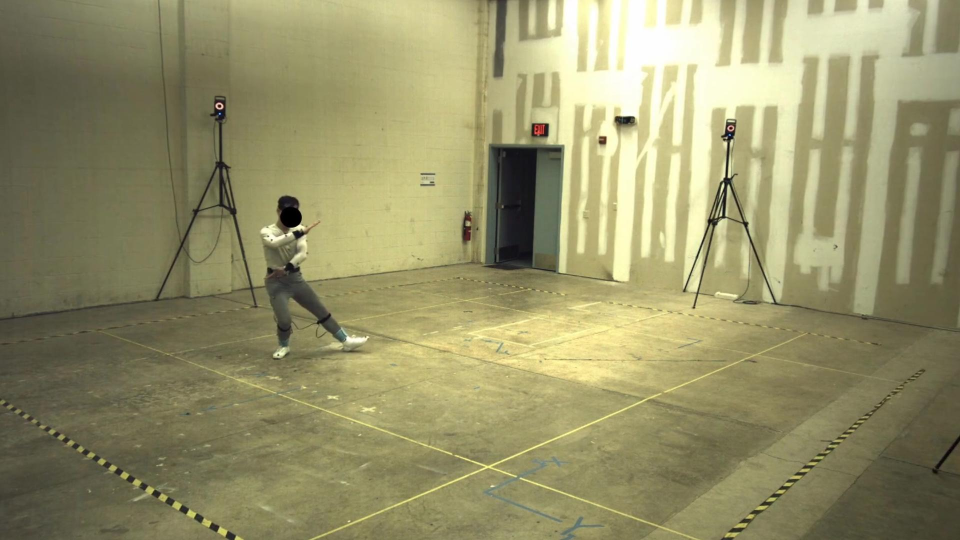
%> input picture im1corrected.jpg, 1920 x 1080 px (shown at 1/2 size)
$ octave topdown.m   (GNU Octave 9; MATLAB toolbox functions it lacks are replaced by stand-ins)
%> lines starting %> are read from the running program, lines starting %| are printed output that depends on the picture
% Accurate top-down floor view using both calibrated images

clear; clc;

% Load images and camera calibration
im1 = imread('im1corrected.jpg');
%> im1 is the input picture: size 1080x1920x3 uint8; mean R, G, B 149.6, 145.9, 105.2
im2 = imread('im2corrected.jpg');
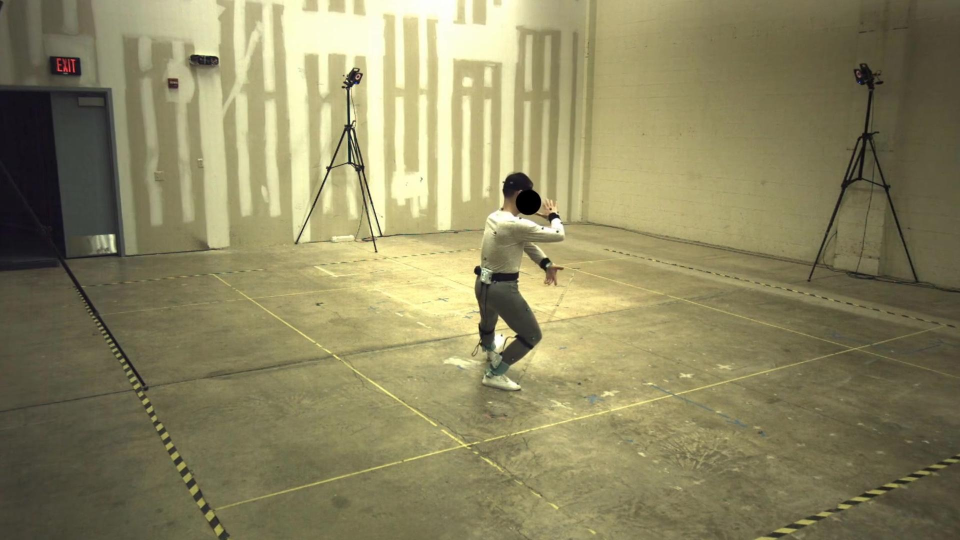
%> input picture im2corrected.jpg, 1920 x 1080 px (shown at 1/2 size)
%> im2 is the input picture: size 1080x1920x3 uint8; mean R, G, B 140.5, 134.6, 97.4

load('Parameters_V1_1.mat'); % loads struct Parameters
K1 = Parameters.Kmat; R1 = Parameters.Rmat;
C1 = Parameters.position(:); T1 = -R1*C1; P1 = K1*[R1,T1];

load('Parameters_V2_1.mat'); % loads struct Parameters
K2 = Parameters.Kmat; R2 = Parameters.Rmat;
C2 = Parameters.position(:); T2 = -R2*C2; P2 = K2*[R2,T2];

% Define metrically correct ground rectangle in mm
Xmin = -5000; Xmax = 5000;
Ymin = -5000; Ymax = 5000;
W = 2400; H = 2400; % output resolution

[Xg, Yg] = meshgrid(linspace(Xmin,Xmax,W), linspace(Ymin,Ymax,H));
Zg = zeros(size(Xg)); % Floor (Z=0)
pts3D = [Xg(:)'; Yg(:)'; Zg(:)'; ones(1,numel(Xg))];

% Project to both images
uv1 = P1 * pts3D; u1 = uv1(1,:)./uv1(3,:); v1 = uv1(2,:)./uv1(3,:);
uv2 = P2 * pts3D; u2 = uv2(1,:)./uv2(3,:); v2 = uv2(2,:)./uv2(3,:);

U1 = reshape(u1,H,W); V1 = reshape(v1,H,W);
U2 = reshape(u2,H,W); V2 = reshape(v2,H,W);

% Viewing direction for each pixel (from camera to ground point)
pts_floor = [Xg(:) Yg(:) Zg(:)];
dir_cam1 = pts_floor - C1'; % N x 3
dir_cam2 = pts_floor - C2';

% Floor normal is [0 0 1]
norm_floor = [0 0 1];

% Compute dot product (cosine of angle to floor normal)
dot1 = dir_cam1 * norm_floor'; % N x 1
dot2 = dir_cam2 * norm_floor';

% Reshape to grid
dot1 = reshape(dot1,H,W);
dot2 = reshape(dot2,H,W);

% For each pixel: choose best camera (max dot product, i.e., most direct view)
valid1 = (U1 > 1) & (U1 < size(im1,2)) & (V1 > 1) & (V1 < size(im1,1));
valid2 = (U2 > 1) & (U2 < size(im2,2)) & (V2 > 1) & (V2 < size(im2,1));

out = zeros(H, W, 3, 'uint8');
for c = 1:3
    % Sample images at projected coordinates
    warped1 = interp2(double(im1(:,:,c)), U1, V1, 'linear', 0);
    warped2 = interp2(double(im2(:,:,c)), U2, V2, 'linear', 0);

    % Blend logic:
    % 1) use camera that views more directly (max dot with floor normal)
    best1 = (valid1 & ((dot1 >= dot2) | ~valid2));
    best2 = (valid2 & ((dot2 > dot1) | ~valid1));
    both_valid = valid1 & valid2;

    fused = zeros(H,W);
    fused(best1) = warped1(best1);
    fused(best2) = warped2(best2);
    % If both valid and similar viewing angle, take average
    fused(both_valid & abs(dot1-dot2)<0.1*max(dot1(:))) = ...
        0.5*(warped1(both_valid & abs(dot1-dot2)<0.1*max(dot1(:))) + warped2(both_valid & abs(dot1-dot2)<0.1*max(dot1(:))));

    out(:,:,c) = uint8(fused);
end
%> this loop made 3 passes
%> pass 1, `warped1 = interp2(double(im1(:,:,c)), U1, V1, 'linear', 0);`:
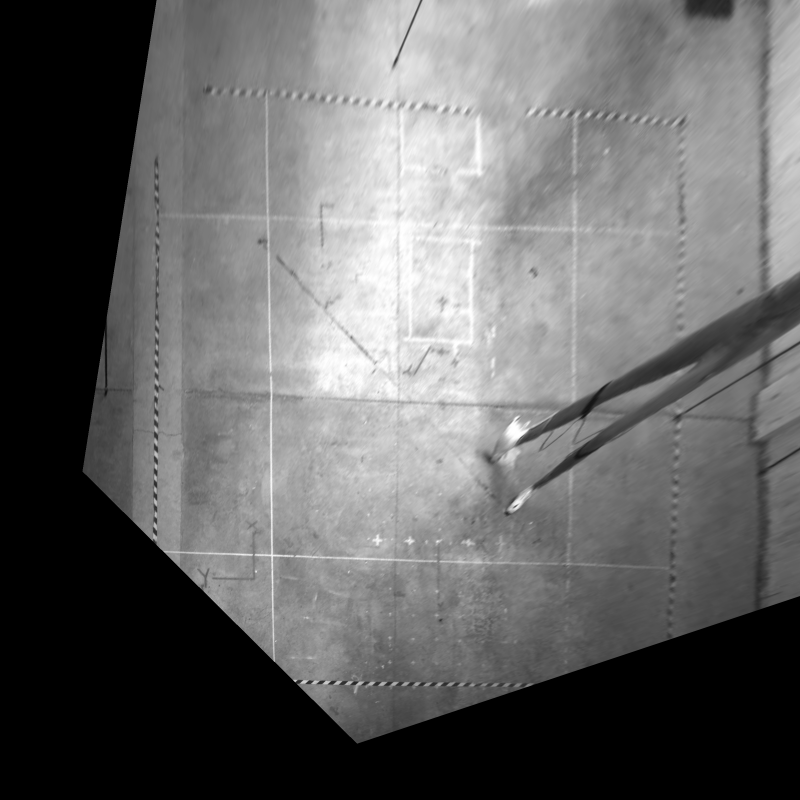
%> warped1: size 2400x2400 double (shown at 1/3 size); min 0, max 255, mean 102.4
%> pass 1, `warped2 = interp2(double(im2(:,:,c)), U2, V2, 'linear', 0);`:
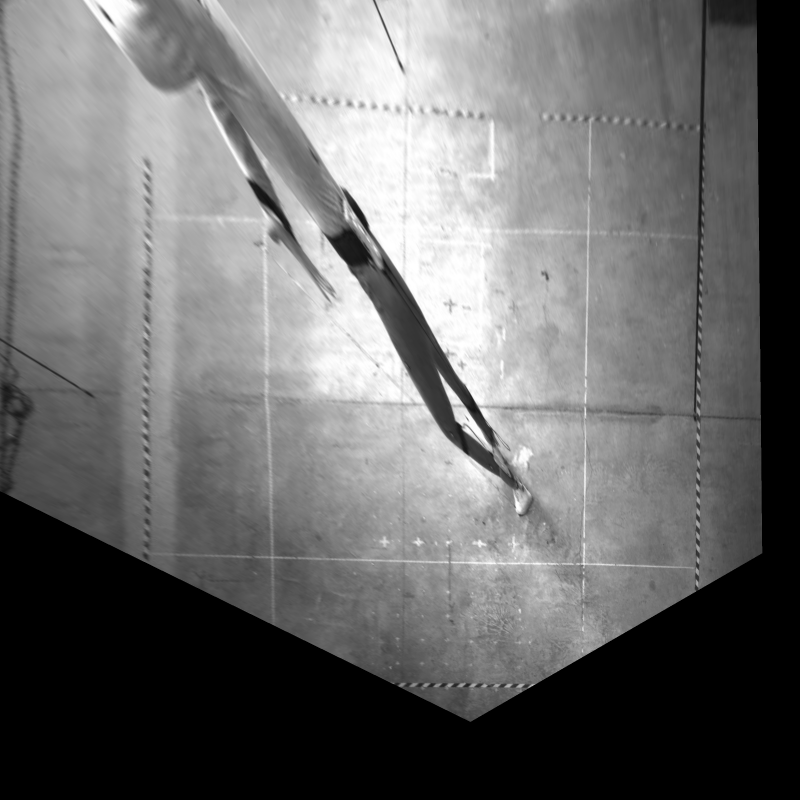
%> warped2: size 2400x2400 double (shown at 1/3 size); min 0, max 255, mean 108.7
%> after the loop:
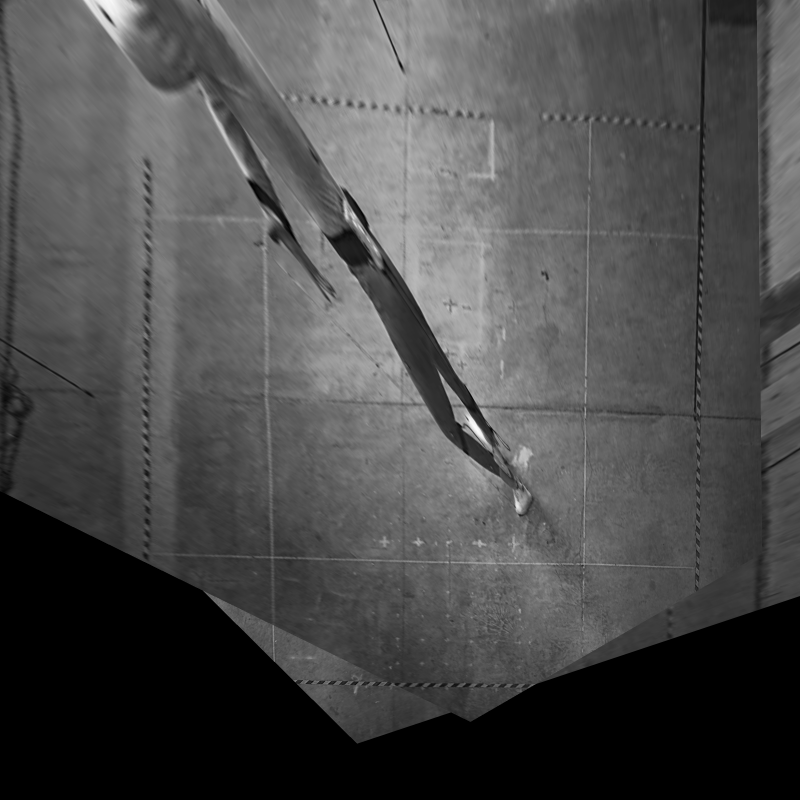
%> fused: size 2400x2400 double (shown at 1/3 size); min 0, max 254.7, mean 76.5

figure; imshow(out);
title('Accurate Top-down Floor from Both Cameras');

% Overlay axes
hold on;
plot([1 W],[H/2 H/2],'r-','LineWidth',2);
plot([W/2 W/2],[1 H],'g-','LineWidth',2);
text(W-50, H/2, '+X', 'Color', 'r', 'FontSize', 12);
text(W/2, 30, '+Y', 'Color', 'g', 'FontSize', 12);
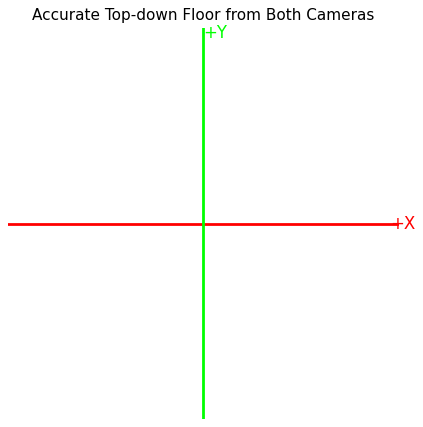
%> figure redrawn from the program's plot data

imwrite(out, 'top_down_fused.png');

% Save mm-to-pixel mapping for downstream use
save('top_down_fused_info.mat','Xmin','Xmax','Ymin','Ymax','W','H');
